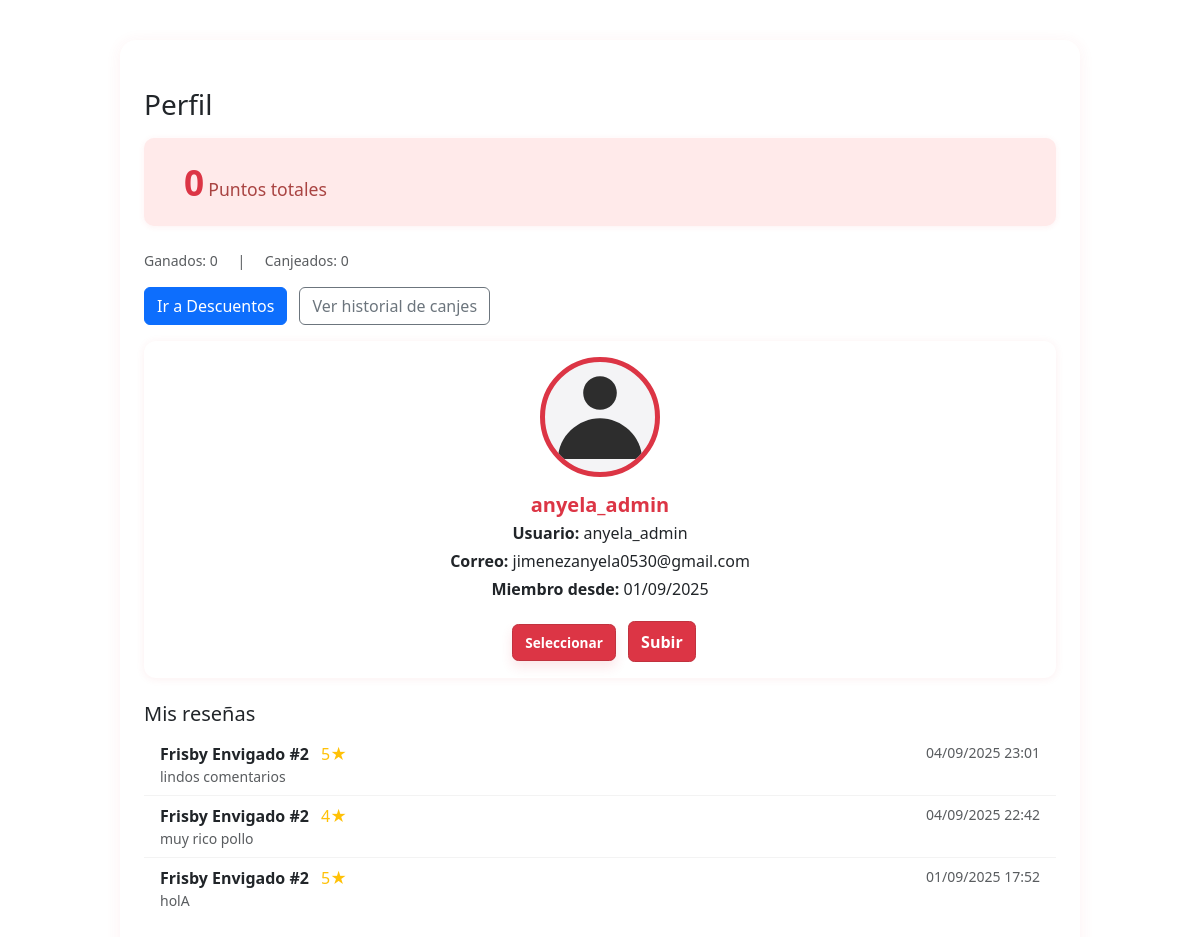
The app's page /accounts/profile/ (signed in), older data.
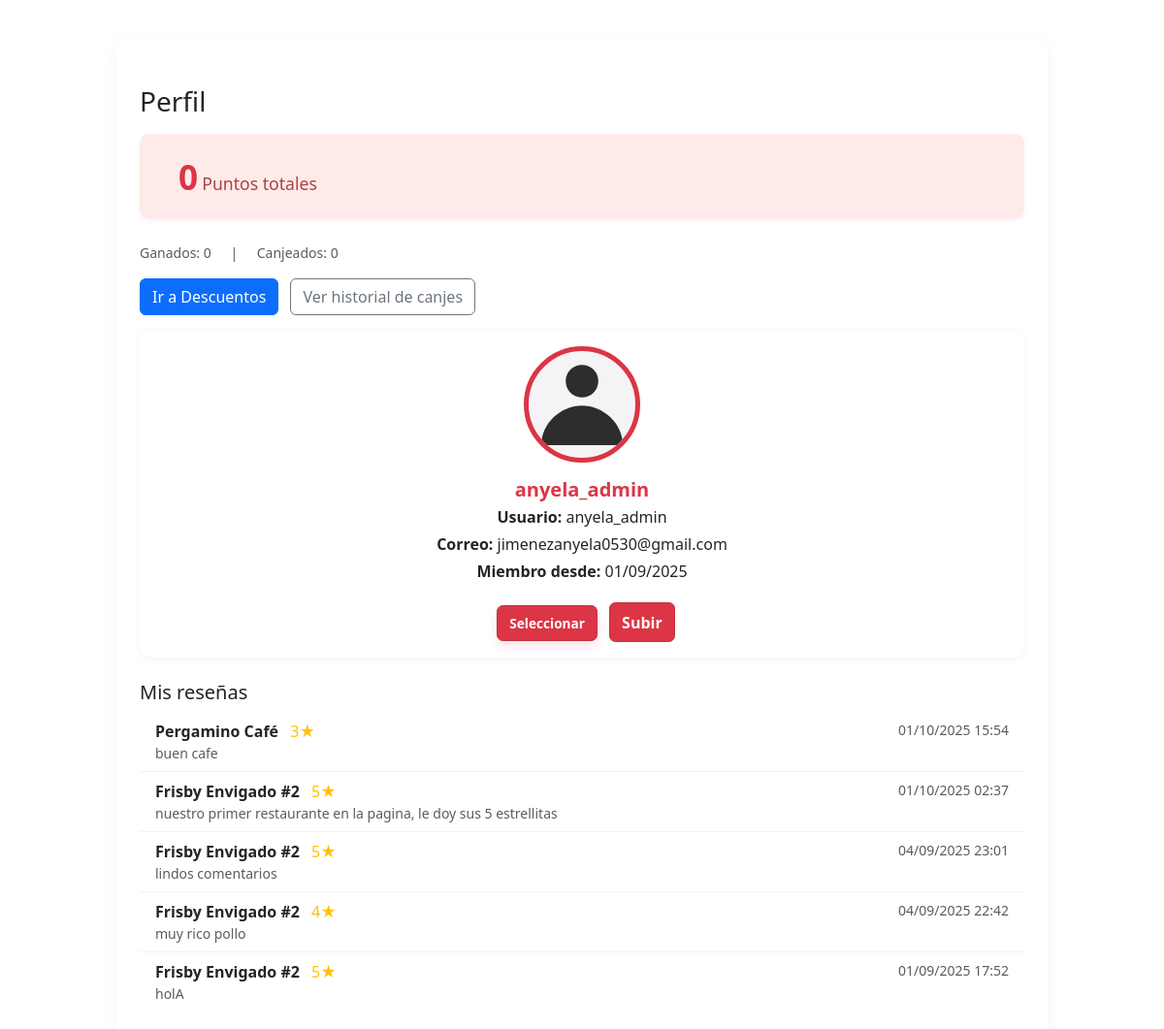
The same page, newer data.
### appdely/models.py (models this page shows, shortened)
class Review(models.Model):
    business = models.ForeignKey(Business, on_delete=models.CASCADE)
    user = models.ForeignKey(settings.AUTH_USER_MODEL, on_delete=models.CASCADE)
    rating = models.PositiveSmallIntegerField()  # 1–5
    comment = models.TextField(blank=True, null=True)
    date = models.DateTimeField(auto_now_add=True)
    reply = models.TextField(blank=True, null=True)
    updated_at = models.DateTimeField(auto_now=True)
    reports = models.IntegerField(default=0)

class Business(models.Model):
    business_name = models.CharField(max_length=50)
    address = models.CharField(max_length=100)
    description = models.TextField()
    phone_number = models.CharField(max_length=30)
    email = models.CharField(max_length=50)
    status = models.BooleanField(default=True)
    created_at = models.DateTimeField(auto_now_add=True)
    updated_at = models.DateTimeField(auto_now=True)
    business_type = models.ForeignKey(BusinessType, on_delete=models.CASCADE)
    image_url = models.CharField(max_length=100, blank=True, null=True)
    def average_rating(self):
        reviews = self.review_set.all()
        if reviews.exists():
            return round(sum(r.rating for r in reviews) / reviews.count(), 2)
        return None
    average_rating.short_description = 'Promedio de Calificación'

### accounts/views.py (the view)
# urls.py: path('profile/', views.profile, name='profile'),
@login_required
def profile(request):
    user = request.user
    image_form = None
    if request.method == 'POST':
        image_form = ProfileImageForm(request.POST, request.FILES, instance=user)
        if image_form.is_valid():
            image_form.save()
            return redirect('profile')
    else:
        image_form = ProfileImageForm(instance=user)
    user_reviews = []
    total_points = 0
    try:
        from appdely.models import Review, Point
        user_reviews = Review.objects.filter(user=user).select_related('business').order_by('-date')[:10]
        total_points = Point.objects.filter(user=user).aggregate(total=models.Sum('amount'))['total'] or 0
        earned = Point.objects.filter(user=user, movement_type='earn').aggregate(total=models.Sum('amount'))['total'] or 0
        redeemed_sum = Point.objects.filter(user=user, movement_type='redeem').aggregate(total=models.Sum('amount'))['total'] or 0
        redeemed = abs(redeemed_sum) if redeemed_sum else 0
    except Exception:
        pass
    return render(request, 'accounts/profile.html', {
        'user': user,
        'user_reviews': user_reviews,
        'total_points': total_points,
        'earned_points': earned,
        'redeemed_points': redeemed,
        'image_form': image_form,
    })

### accounts/templates/accounts/profile.html (shortened to what this page needs)
{% load static %}
<!DOCTYPE html>
<html lang="es">
<head>
  <link href="https://cdn.jsdelivr.net/npm/bootstrap@5.3.0/dist/css/bootstrap.min.css" rel="stylesheet">
  <link rel="stylesheet" href="{% static 'accounts/css/profile.css' %}">
</head>
<body>
  <div class="container py-5" style="max-width:960px;">
    <h1 class="h3 mb-3">Perfil</h1>
    <div class="points-box">
      <div>
        <span class="points-value">{{ total_points }}</span>
        <span class="points-label">Puntos totales</span>
      </div>
    </div>
    <div class="small text-muted mt-2">
      <span>Ganados: {{ earned_points }}</span>
      <span class="mx-3">|</span>
      <span>Canjeados: {{ redeemed_points }}</span>
    </div>
    <div class="my-3">
      <a href="{% url 'descuentos_list' %}" class="btn btn-primary">Ir a Descuentos</a>
      <a href="{% url 'historial_canje' %}" class="btn btn-outline-secondary ms-2">Ver historial de canjes</a>
    </div>
    <div class="card mb-4">
      <div class="card-body">
        <div class="profile-top text-center">
          <div class="profile-avatar" style="width:120px;height:120px;border-radius:50%;overflow:hidden;border:5px solid #dc3545;margin:0 auto;box-sizing:border-box;">
            {% if user.profile_image %}
              <img src="{{ user.profile_image.url }}" alt="Avatar" class="profile-img" style="width:100%;height:100%;object-fit:cover;display:block;border-radius:50%;">
            {% else %}
              <img src="{% static 'accounts/img/avatar-icon.svg' %}" alt="Avatar icon" class="profile-img svg-icon" aria-hidden="true" style="width:60%;height:auto;display:block;margin:0 auto;">
            {% endif %}
          </div>
          <h5 class="card-title mt-3 mb-1">{{ user.get_full_name|default:user.username }}</h5>
          <p class="mb-1"><strong>Usuario:</strong> {{ user.username }}</p>
          <p class="mb-1"><strong>Correo:</strong> {{ user.email|default:"—" }}</p>
          <p class="mb-1"><strong>Miembro desde:</strong> {{ user.date_joined|date:"d/m/Y" }}</p>
          <form method="post" enctype="multipart/form-data" class="mt-3" style="display:inline-block;" id="avatar-upload-form">
            <label for="id_profile_image" class="file-label-btn ms-2" role="button" aria-label="Seleccionar archivo">Seleccionar</label>
            <button type="submit" class="btn-upload btn-sm ms-2" style="background:#dc3545;color:#fff;border:1px solid #c1323e;">Subir</button>
          </form>
        </div>
      </div>
    </div>
    <h5>Mis reseñas</h5>
    {% if user_reviews %}
      <ul class="list-group">
        {% for r in user_reviews %}
            <li class="list-group-item d-flex justify-content-between">
                <span>
                    <strong>{{ r.business.business_name }}</strong>
                    <span class="text-warning ms-2">{{ r.rating }}★</span>
                    <div class="text-muted small">{{ r.comment|default:"Sin comentario" }}</div>
                </span>
                <span class="text-muted small">{{ r.date|date:"d/m/Y H:i" }}</span>
            </li>
        {% endfor %}
        </ul>
    {% else %}
      <p class="text-muted">Aún no tienes reseñas.</p>
    {% endif %}
  </div>
</body>
</html>

Row changes from the older to the newer data that the page shows:
added Review: business.business_name "Pergamino Café", rating "3", comment "buen cafe", date "01/10/2025 15:54"
added Review: business.business_name "Frisby Envigado #2", rating "5", comment "nuestro primer restaurante en la pagina, le doy sus 5 estrellitas", date "01/10/2025 02:37"
